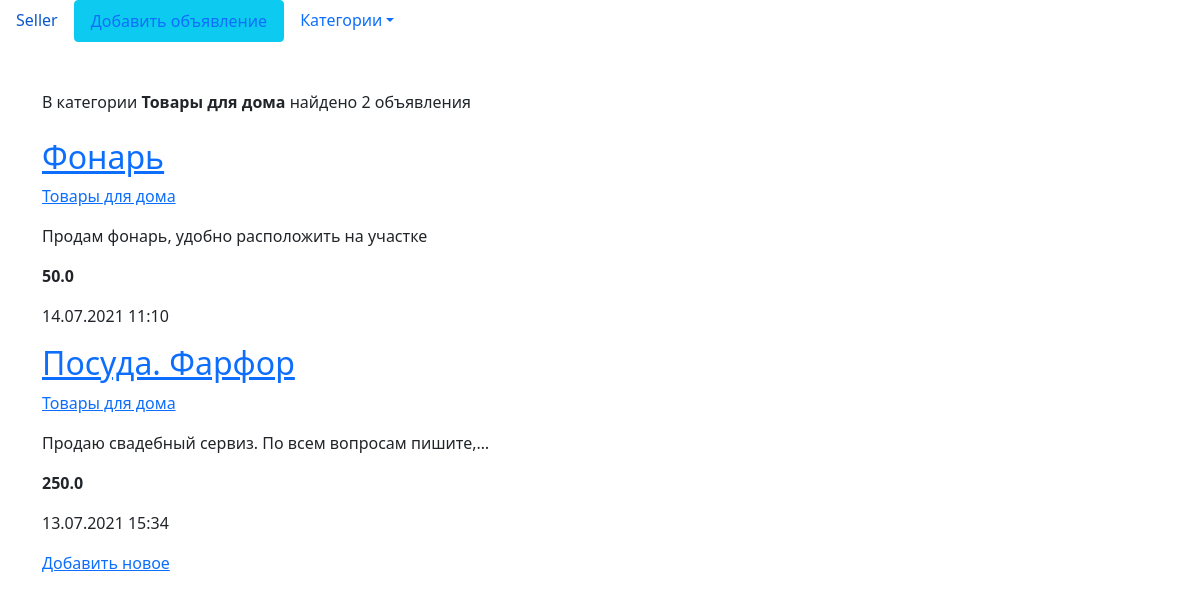
/5/, run on an earlier commit of the app's database.
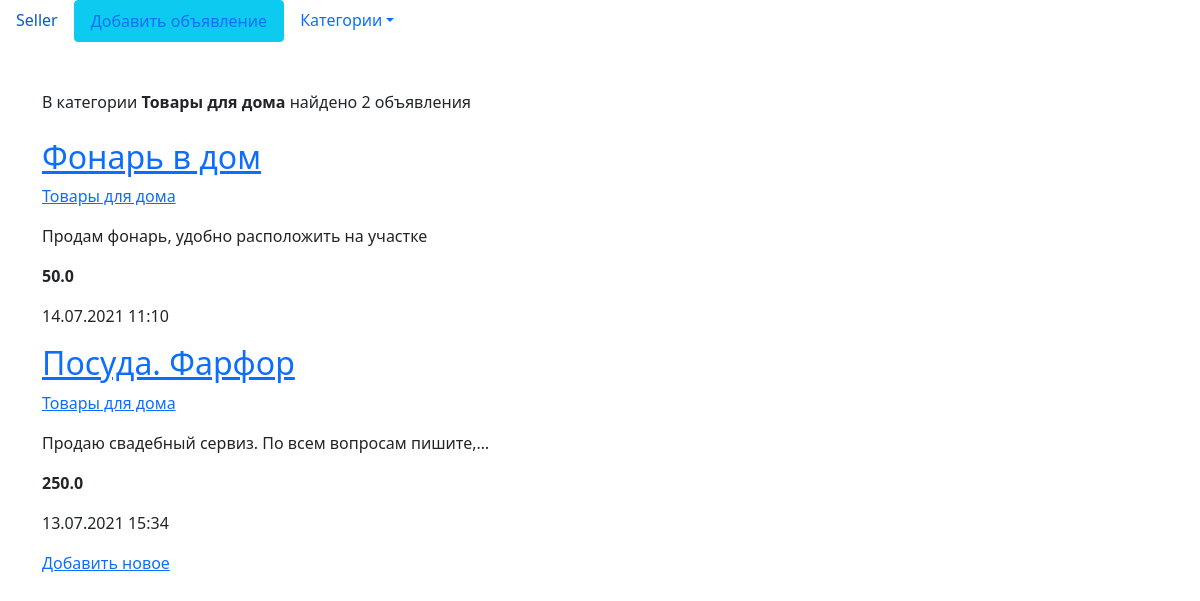
And on a later commit of the database.
### bboard/models.py (models this page shows)
class Bb(models.Model):
    title = models.CharField(max_length=50, verbose_name='Заголовок')
    rubric = models.ForeignKey('Rubric', null=True, on_delete=models.PROTECT, verbose_name='Рубрика')
    description = models.TextField(null=True, blank=True, verbose_name='Описание')
    price = models.FloatField(null=True, blank=True, verbose_name='Цена')
    date = models.DateTimeField(auto_now_add=True, db_index=True, verbose_name='Дата публикации')
    class CITIES(models.TextChoices):
        KYIV = 'kyi', 'Киев'
        ODESSA = 'ode', 'Одесса'
        DNIPRO = 'dni', 'Днепр'
        __empty__ = '---------'
    city = models.CharField(max_length=3, choices=CITIES.choices)
    class Meta:
        verbose_name = 'Объявление'
        verbose_name_plural = 'Объявления'
        ordering = ['-date']
        unique_together = (('title', 'date'),
                           ('title', 'rubric', 'date'))

class Rubric(models.Model):
    name = models.CharField(max_length=40, db_index=True, verbose_name='Название')
    def __str__(self):
        return self.name
    class Meta:
        verbose_name = 'Рубрика'
        verbose_name_plural = 'Рубрики'
        ordering = ['name']

### bboard/views.py (the view)
# urls.py: path('<int:rubric_id>/', views.byRubricView.as_view(), name='rubric'),
class byRubricView(TemplateView):
    template_name = 'bboard/by_rubric.html'
    def get_context_data(self, **kwargs):
        context = super().get_context_data(**kwargs)
        context['items'] = Bb.objects.filter(rubric=context['rubric_id'])
        context['rubrics'] = Rubric.objects.all()
        context['current_rubric'] = Rubric.objects.get(pk=context['rubric_id'])
        check_word = int(str(len(context['items']))[0])
        if check_word == 1:
            check_word = 'объявление'
        elif check_word in [2, 3, 4]:
            check_word = 'объявления'
        else:
            check_word = 'объявлений'
        context['posts'] = check_word
        return context

### bboard/templates/bboard/by_rubric.html (shortened to what this page needs)
{% extends 'bboard/base.html' %}
{% block content %}
    {% with counter=items.count %}
        В категории <strong>{{ current_rubric }}</strong>
        найдено {{ counter }} {{ posts }}
    <br><br>
    {% endwith %}
    {% for item in items %}
        <h2><a href="{% url 'detail' pk=item.pk %}">{{ item.title }}</a></h2>
        <p><a href="{% url 'rubric' item.rubric.pk %}">{{ item.rubric }}</a></p>
        <p>{{ item.description|truncatechars:'50' }}</p>
        <p><strong>{{ item.price }}</strong></p>
        <p>{{ item.date|date:"d.m.Y H:i" }}</p>
    {% empty %}
        <h1>В категории <em>{{ current_rubric }}</em> пока еще нет постов...</h1>
    {% endfor %}
    <a href="{% url 'add' %}">Добавить новое</a>
{% endblock %}

What changed in the data, as far as the page shows it:
changed Bb "Продам фонарь, удобно расположить на участке": title "Фонарь" → "Фонарь в дом"
